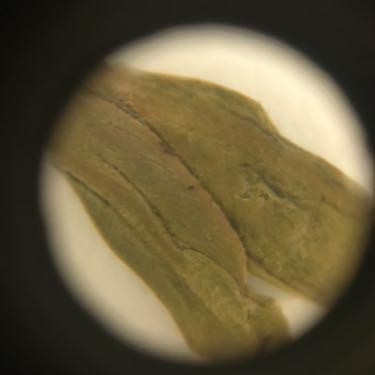
#> input picture images/nlm_1884865667.jpg, 375 x 375 px, found by its file name
$ python 'histogram and CLAHE.py'
#> lines starting #> are read from the running program, lines starting #| are printed output that depends on the picture
# -*- coding: utf-8 -*-
"""
Created on Tue May  27 17:31:54 2020

@author: josh-
"""

import cv2
from skimage import io
from matplotlib import pyplot as plt

img = cv2.imread("images/nlm_1884865667.JPG", 1)
#> img is the input picture: shape (375, 375, 3); mean B, G, R 60.2, 90.3, 102

lab_img = cv2.cvtColor(img, cv2.COLOR_BGR2LAB)
#> lab_img: shape (375, 375, 3); mean of channels 0, 1, 2 95.5, 128.2, 146.4

l, a, b = cv2.split(lab_img)
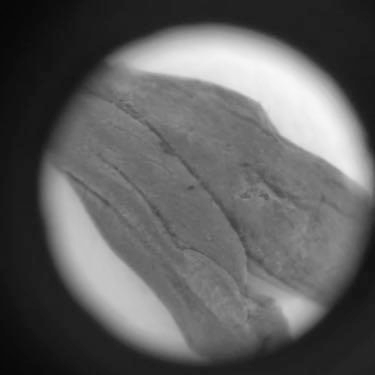
#> l: shape (375, 375); min 7, max 248, mean 95.5
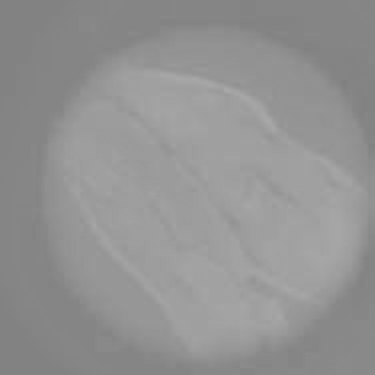
#> b: shape (375, 375); min 126, max 169, mean 146.4
#1
plt.hist(l.flat, bins=100, range=(0, 255))
equ = cv2.equalizeHist(l)
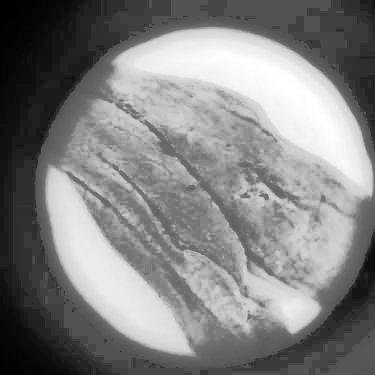
#> equ: shape (375, 375); min 0, max 255, mean 129.1

#2 after histogram equalization
#plt.hist(equ.flat, bins=100, range=(0, 255))
#plt.imshow(equ, cmap='gray')

updated_lab_img1 = cv2.merge((equ,a,b))
#> updated_lab_img1: shape (375, 375, 3); mean of channels 0, 1, 2 129.1, 128.2, 146.4
hist_eq_img = cv2.cvtColor(updated_lab_img1, cv2.COLOR_BGR2LAB)
#> hist_eq_img: shape (375, 375, 3); mean of channels 0, 1, 2 142.8, 137.8, 129.9

###########CLAHE#########################
#Apply CLAHE to L channel
clahe = cv2.createCLAHE(clipLimit=3.0, tileGridSize=(8,8))
clahe_img = clahe.apply(l)
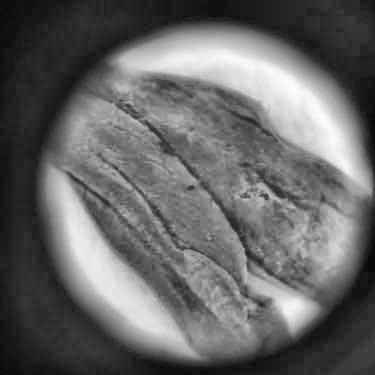
#> clahe_img: shape (375, 375); min 4, max 253, mean 102.4
plt.hist(clahe_img.flat, bins=100, range=(0,255))

#Combine the CLAHE enhanced L-channel back with A and B channels
updated_lab_img2 = cv2.merge((clahe_img,a,b))
#> updated_lab_img2: shape (375, 375, 3); mean of channels 0, 1, 2 102.4, 128.2, 146.4

#Convert LAB image back to color (RGB)
CLAHE_img = cv2.cvtColor(updated_lab_img2, cv2.COLOR_LAB2BGR)
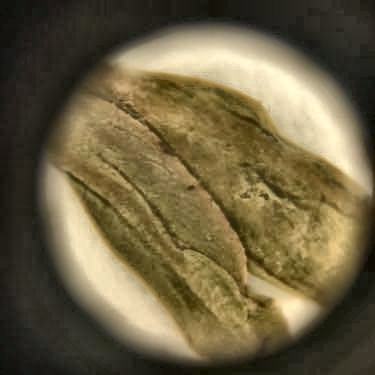
#> CLAHE_img: shape (375, 375, 3); mean B, G, R 66.5, 96.8, 108.8


cv2.imshow("Original image", img)
cv2.imshow("Equalized image", hist_eq_img)
cv2.imshow('CLAHE Image', CLAHE_img)

cv2.waitKey(0)

cv2.destroyAllWindows()
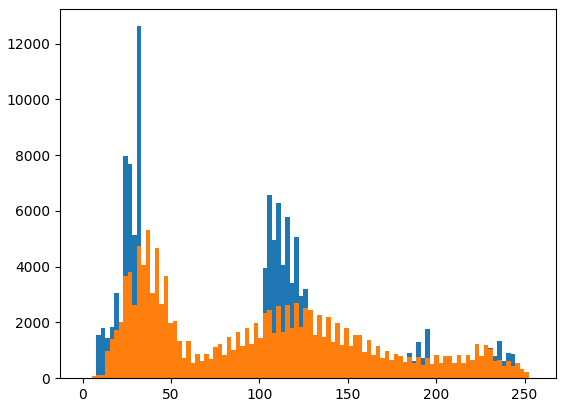
#> figure drawn by matplotlib, 1 panel; tallest bar 12628 high, from x = 30.6 to 33.15; tallest bar 5318 high, from x = 35.7 to 38.25

$ run again, with images/nlm_1151518010.jpg copied over images/nlm_1884865667.jpg
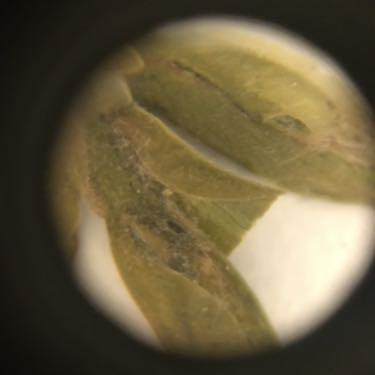
#> input picture images/nlm_1151518010.jpg, 375 x 375 px, found by its file name
#> img is the input picture: shape (375, 375, 3); mean B, G, R 64.7, 93.4, 105.7
#> lab_img: shape (375, 375, 3); mean of channels 0, 1, 2 98.8, 128.6, 145.7
#> updated_lab_img1: shape (375, 375, 3); mean of channels 0, 1, 2 128.8, 128.6, 145.7
#> hist_eq_img: shape (375, 375, 3); mean of channels 0, 1, 2 142.8, 137.2, 130.1
#> `clahe_img = clahe.apply(l)`:
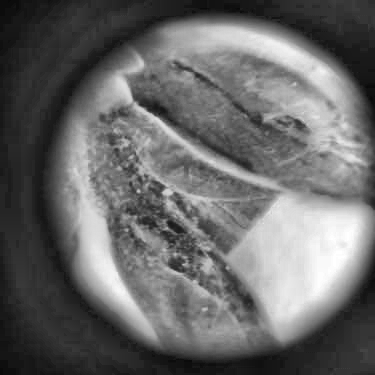
#> clahe_img: shape (375, 375); min 8, max 255, mean 104.3
#> updated_lab_img2: shape (375, 375, 3); mean of channels 0, 1, 2 104.3, 128.6, 145.7
#> `cv2.destroyAllWindows()`:
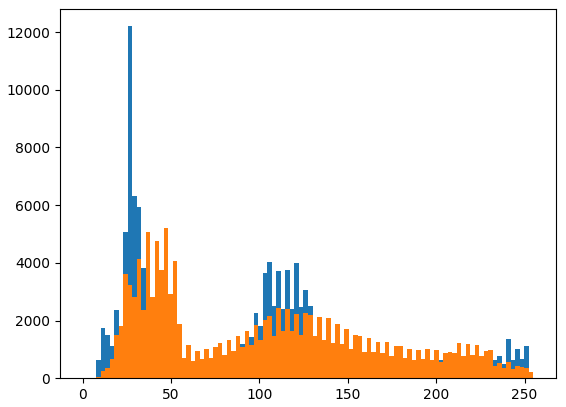
#> figure drawn by matplotlib, 1 panel; tallest bar 12205 high, from x = 25.5 to 28.05; tallest bar 5199 high, from x = 45.9 to 48.45

$ run again, with images/1200372409.jpg copied over images/nlm_1884865667.jpg
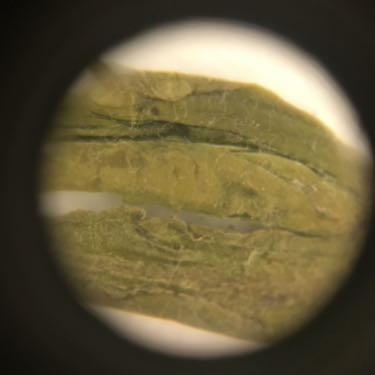
#> input picture images/1200372409.jpg, 375 x 375 px, found by its file name
#> img is the input picture: shape (375, 375, 3); mean B, G, R 60.2, 92.3, 103.2
#> lab_img: shape (375, 375, 3); mean of channels 0, 1, 2 97.4, 127.6, 147.3
#> updated_lab_img1: shape (375, 375, 3); mean of channels 0, 1, 2 128.9, 127.6, 147.3
#> hist_eq_img: shape (375, 375, 3); mean of channels 0, 1, 2 142.6, 138.3, 130
#> `clahe_img = clahe.apply(l)`:
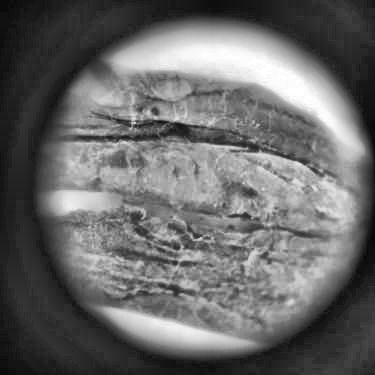
#> clahe_img: shape (375, 375); min 6, max 255, mean 104.8
#> updated_lab_img2: shape (375, 375, 3); mean of channels 0, 1, 2 104.8, 127.6, 147.3
#> `cv2.destroyAllWindows()`:
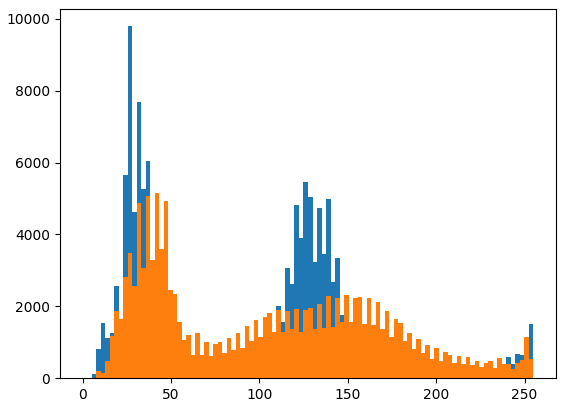
#> figure drawn by matplotlib, 1 panel; tallest bar 9796 high, from x = 25.5 to 28.05; tallest bar 5152 high, from x = 40.8 to 43.35
